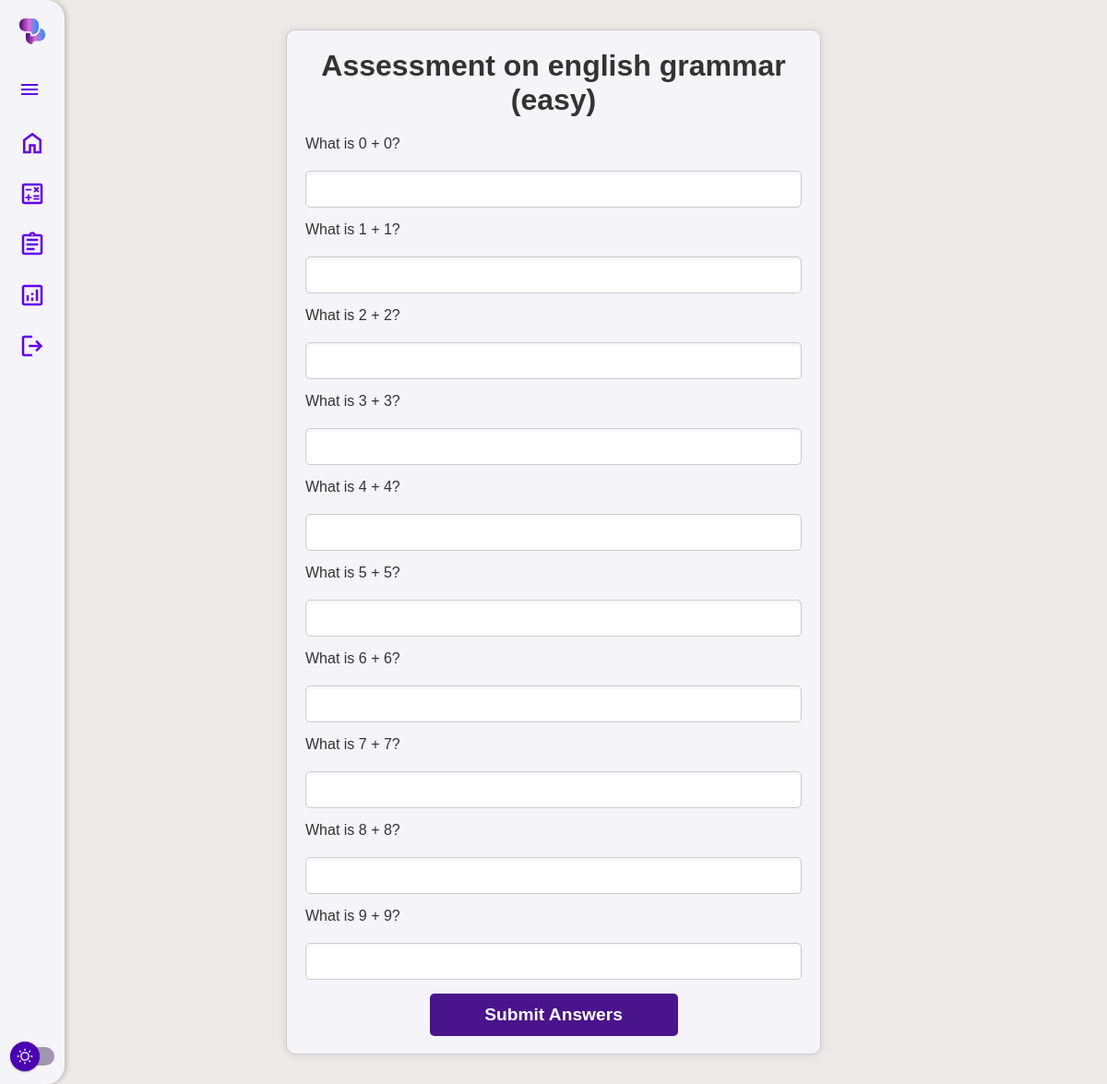
The app's page /take/1/ (signed in) with its own data.
### assesment/models.py (models this page shows, shortened)
class Assessment(models.Model):
    DIFFICULTY_LEVELS = [
        ('easy', 'Easy'),
        ('medium', 'Medium'),
        ('hard', 'Hard'),
    ]
    user = models.ForeignKey(User, on_delete=models.CASCADE)
    topic = models.ForeignKey(Topic, on_delete=models.CASCADE)
    difficulty = models.CharField(max_length=10, choices=DIFFICULTY_LEVELS)
    date_taken = models.DateTimeField(auto_now_add=True)
    score = models.FloatField(null=True, blank=True)

class Topic(models.Model):
    name = models.CharField(max_length=100)

class Question(models.Model):
    assessment = models.ForeignKey(Assessment, on_delete=models.CASCADE, related_name='questions')
    text = models.TextField()
    correct_answer = models.TextField()

### assesment/views.py (the view, shortened to what this page needs)
# urls.py: path('take/<int:assessment_id>/', views_assess.take_assessment, name='take_assessment'),
@login_required
def take_assessment(request, assessment_id):
    assessment = Assessment.objects.get(id=assessment_id)
    questions = assessment.questions.all()
    return render(request, 'take_assessment.html', {'questions': questions, 'assessment' : assessment })

### templates/take_assessment.html (shortened to what this page needs)
<!DOCTYPE html>
<html lang="en">
<head>
</head>
<body>
  <div class="left-bar">
    <div class="button-container">
        <button class="ui-switch">
          <a href="{% url 'chat_view' %}" >
            <div>
              <div style="transform: scale(1);">
            </div>
          </a>
        </button>
        <button onclick="togglePanel()" class="icon-button">
          <svg xmlns="http://www.w3.org/2000/svg" height="30px" viewBox="0 0 30 30" width="30px" class="icon">
              <path d="M0 0h24v24H0z" fill="none"/>
              <path d="M3 18h18v-2H3v2zm0-5h18v-2H3v2zm0-7v2h18V6H3z" fill="#6200EA"/>
          </svg>
        </button>
        <button class="icon-button">
          <a href="{% url 'chat_view' %}">
            <svg xmlns="http://www.w3.org/2000/svg" height="30px" viewBox="0 -960 960 960" width="30px" fill="#6200EA">
                <path d="M240-200h120v-240h240v240h120v-360L480-740 240-560v360Zm-80 80v-480l320-240 320 240v480H520v-240h-80v240H160Zm320-350Z"/>
            </svg>
          </a>
        </button>
        <button class="icon-button">
            <a href="{% url 'calculator' %}">
            </a>
        </button>
        {% if user.is_authenticated %}
        <button class="icon-button">
          <a href="{% url 'start_assessment' %}">
          </a>
        </button>
        <button class="icon-button">
          <a href="{% url 'view_analytics' %}">
          </a>
        </button>
        <form method="post" action="{% url 'logout' %}">
          <button class="icon-button" type="submit">
            <svg xmlns="http://www.w3.org/2000/svg" height="30px" viewBox="0 -960 960 960" width="30px" fill="#6200EA">
              <path d="M200-120q-33 0-56.5-23.5T120-200v-560q0-33 23.5-56.5T200-840h280v80H200v560h280v80H200Zm440-160-55-58 102-102H360v-80h327L585-622l55-58 200 200-200 200Z"/>
            </svg>
          </button>
        </form>
        {% endif %}
    </div>
    <div>
      <label class="ui-switch">
        <div class="slider">
          <div class="circle"></div>
        </div>
      </label>
    </div>
  </div>
    <div class="layout">
        <h1>Assessment on {{ assessment.topic.name }} ({{ assessment.difficulty }})</h1>
        <form method="POST">
            {% for question in questions %}
                <div>
                    <p>{{ question.text|safe }}</p>
                    <input type="text" name="answer_{{ question.id }}" required>
                </div>
            {% endfor %}
            <button type="submit">Submit Answers</button>
        </form>
    </div>
</body>
</html>

### templates/take_assessment.html (style rules this page uses)
* { margin: 0; padding: 0; box-sizing: border-box; }
body { font-family: 'Poppins', sans-serif; background: var(--background); color: var(--text-color); height: 100vh; padding: 20px; display: flex; transition: background 0.3s ease, color 0.3s ease; }
.layout { max-width: 80%; width: 50%; margin: 50px auto; padding: 20px; background-color: var(--panel-bg); box-shadow: 0 4px 10px rgba(0, 0, 0, 0.1); border-radius: 10px; margin: 0 auto; margin-top: 1%; margin-bottom: 1%; padding: 20px; overflow-y: auto; border: 1px solid #ccc; box-shadow: 0 0 10px rgba(0, 0, 0, 0.1); }
.layout h1 { text-align: center; color: var(--text-color); font-size: 2rem; margin-bottom: 20px; }
.layout p { text-align: left; color: var(--text-color); margin-bottom: 20px; }
.layout form div { margin-bottom: 15px; }
.layout input[type="text"], .layout select { width: 100%; padding: 10px; font-size: 1rem; border: 1px solid #ccc; border-radius: 5px; background-color: var(--chat-bg); color: var(--text-color); box-shadow: inset 0 2px 4px rgba(0, 0, 0, 0.05); transition: border-color 0.3s ease; }
.layout button { width: 50%; padding: 12px; font-size: 1.2rem; font-weight: bold; color: #fff; background-color: var(--hamburger-color); border: none; border-radius: 5px; cursor: pointer; transition: background-color 0.3s ease; display: block; margin: 0 auto; }
:root { --background: #ece9e6; --text-color: #333; --panel-bg: #f4f4f9; --chat-bg: #ffffff; --chat-header-bg: linear-gradient(135deg, #4a148c, #7b1fa2); --user-message-bg: linear-gradient(135deg, #6a11cb, #2575fc); --bot-message-bg: #f0f0f0; --footer-bg: #ffffff; }
:root { --background: #ece9e6; --text-color: #333; --panel-bg: #f4f4f9; --chat-bg: #ffffff; --chat-header-bg: linear-gradient(135deg, #4a148c, #7b1fa2); --user-message-bg: linear-gradient(135deg, #6a11cb, #2575fc); --bot-message-bg: #f0f0f0; --footer-bg: #ffffff; --hamburger-color: #4A148C; }
.button-container { display: flex; flex-direction: column; background-color: #F4F4F9; border-radius: 20px; align-items: center; justify-content: center; }
.ui-switch { --switch-bg: #a296b3; --switch-width: 48px; --switch-height: 20px; --circle-diameter: 32px; --circle-bg: #4A00B3; --circle-inset: calc((var(--circle-diameter) - var(--switch-height)) / 2); }
.slider { -webkit-appearance: none; -moz-appearance: none; appearance: none; width: var(--switch-width); height: var(--switch-height); background: var(--switch-bg); border-radius: 999px; position: relative; cursor: pointer; }
.slider .circle { top: calc(var(--circle-inset) * -1); left: 0; width: var(--circle-diameter); height: var(--circle-diameter); position: absolute; background: var(--circle-bg); border-radius: inherit; background-repeat: no-repeat; background-position: center center; transition: left 150ms cubic-bezier(0.4, 0, 0.2, 1) 0ms, transform 150ms cubic-bezier(0.4, 0, 0.2, 1) 0ms; display: flex; align-items: center; justify-content: center; box-shadow: 0px 2px 1px -1px rgba(0,0,0,0.2), 0px 1px 1px 0px rgba(0,0,0,0.14), 0px 1px 3px 0px rgba(0,0,0,0.12); }
.slider .circle::before { content: ""; position: absolute; width: 100%; height: 100%; background: rgba(255, 255, 255, 0.75); border-radius: inherit; transition: all 500ms; opacity: 0; }
.icon-button { background: none; border: none; cursor: pointer; padding: 10px; transition: transform 0.2s; }
.left-bar { position: fixed; left: 0; top: 0; height: 100%; width: 70px; background-color: var(--panel-bg); border-radius: 0 20px 20px 0; display: flex; flex-direction: column; align-items: center; padding: 20px 0; box-shadow: 2px 0 5px rgba(0, 0, 0, 0.2); justify-content: space-between; }
.left-bar button { background: none; border: none; cursor: pointer; font-size: 20px; color: var(--hamburger-color); transition: color 0.3s ease; }

### records on screen
Assessment: topic.name "english grammar", difficulty "easy"
Question: text "What is 0 + 0?"
Question: text "What is 1 + 1?"
Question: text "What is 2 + 2?"
Question: text "What is 3 + 3?"
Question: text "What is 4 + 4?"
Question: text "What is 5 + 5?"
Question: text "What is 6 + 6?"
Question: text "What is 7 + 7?"
Question: text "What is 8 + 8?"
Question: text "What is 9 + 9?"
